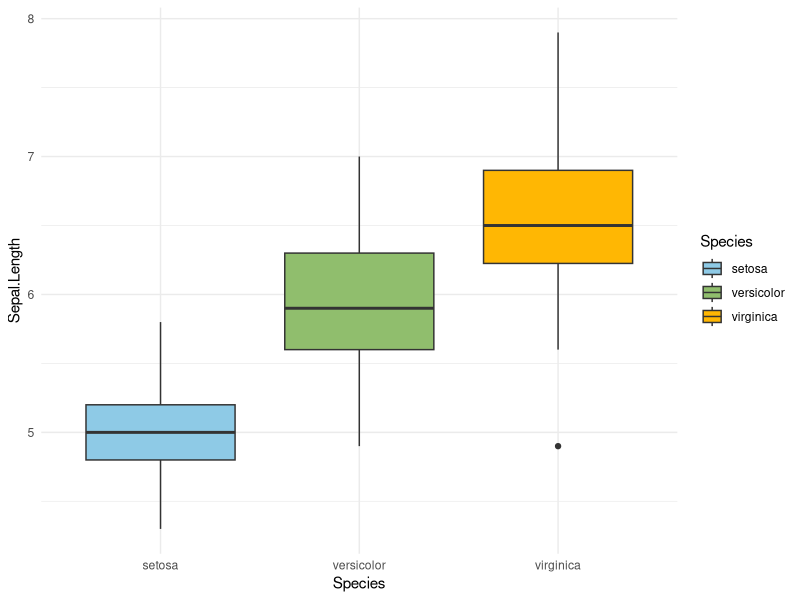
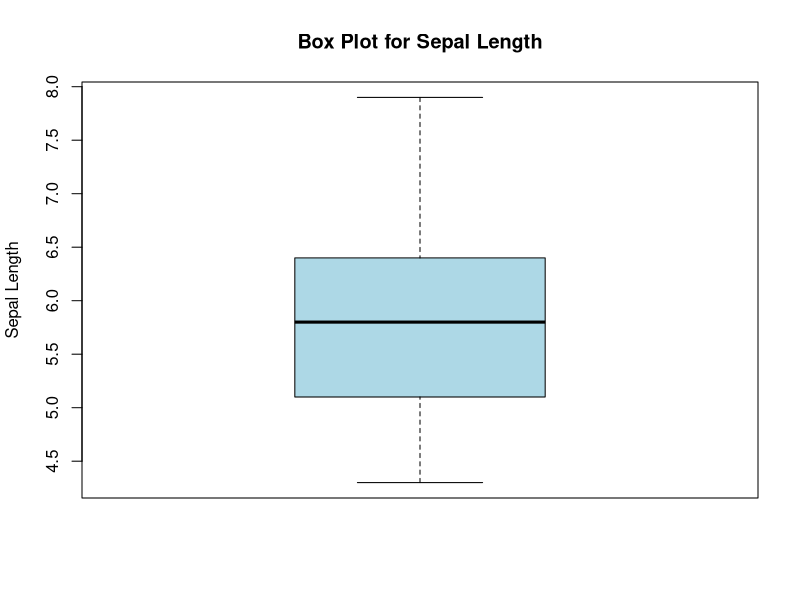
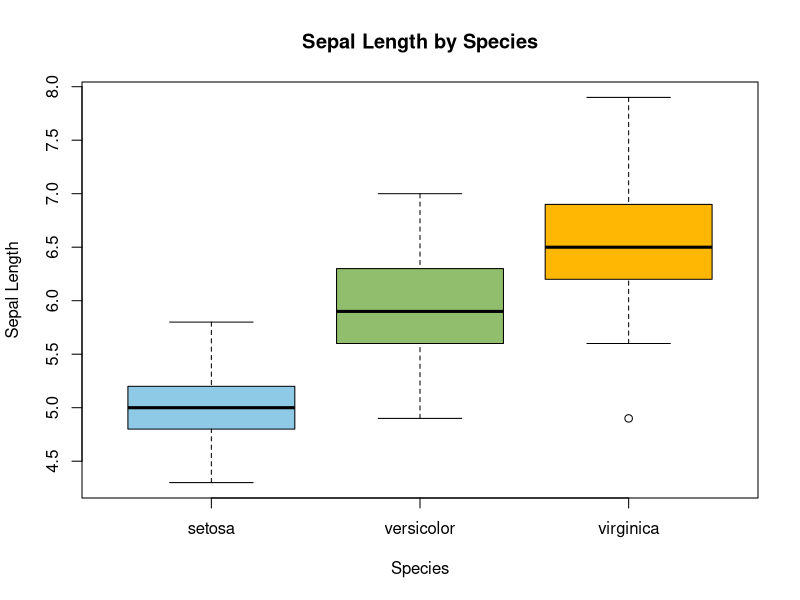
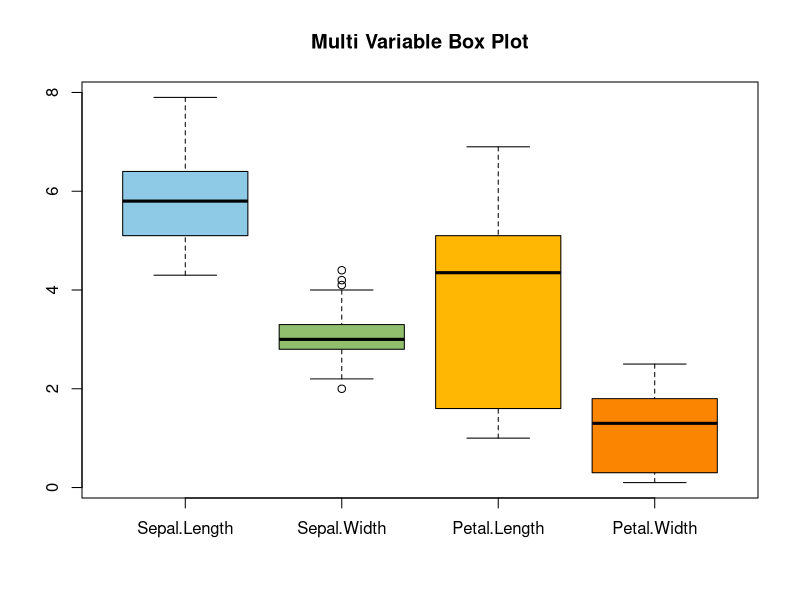
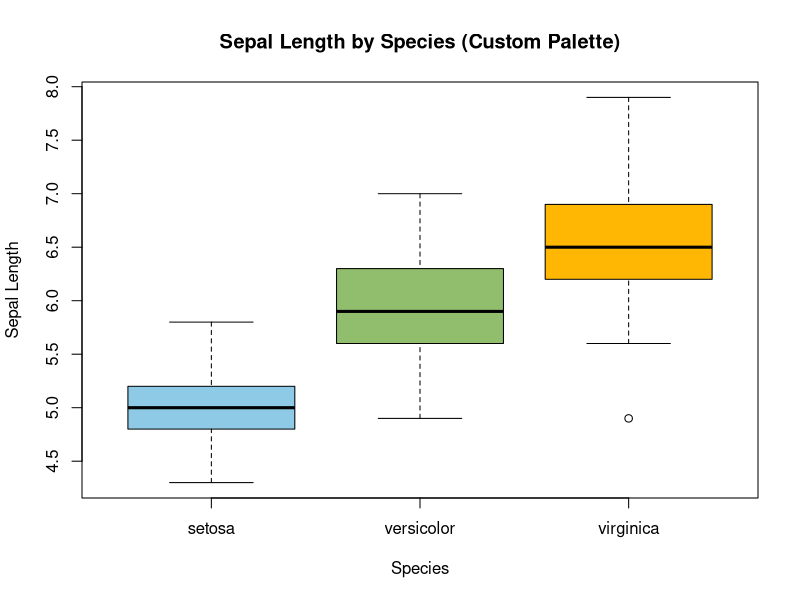
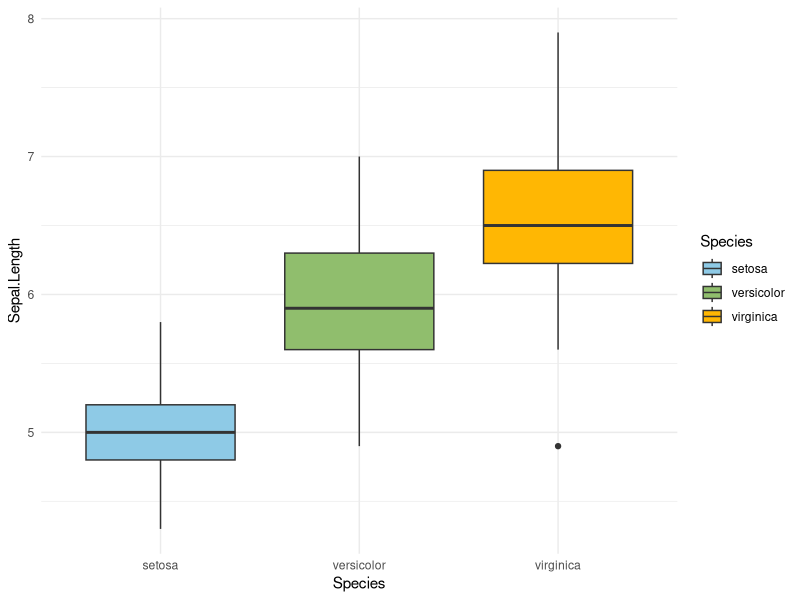

These charts were generated, in order, by the following R code:
# DV Lab – Week 04 A
# Name: V. Prabhas Mallik
# Roll No: 23A91A61I9

# Load the Data
data(iris)

# Understand the data
str(iris)
View(iris)
class(iris)
?iris

# ---------------- Base R Boxplots ----------------

# 1️⃣ Basic Box plot
png("plots/week4A_plot-1.png")
boxplot(iris$Sepal.Length,
        main = "Box Plot for Sepal Length",
        ylab = "Sepal Length",
        col = "lightblue")
dev.off()

# 2️⃣ Grouped Box Plot (Eye-friendly colors)
png("plots/week4A_plot-2.png")
boxplot(Sepal.Length ~ Species,
        data = iris,
        main = "Sepal Length by Species",
        xlab = "Species",
        ylab = "Sepal Length",
        col = c("#8ECae6", "#90BE6D", "#FFB703"))
dev.off()

# 3️⃣ Multi-Variable Box Plot
png("plots/week4A_plot-3.png")
boxplot(iris[, 1:4],
        main = "Multi Variable Box Plot",
        col = c("#8ECae6", "#90BE6D", "#FFB703", "#FB8500"))
dev.off()

# Custom Color Palette
species_colors <- c(
  "setosa" = "#8ECae6",
  "versicolor" = "#90BE6D",
  "virginica" = "#FFB703"
)

# 4️⃣ Custom Palette Box Plot
png("plots/week4A_plot-4.png")
boxplot(Sepal.Length ~ Species,
        data = iris,
        col = species_colors,
        main = "Sepal Length by Species (Custom Palette)",
        xlab = "Species",
        ylab = "Sepal Length")
dev.off()

# ---------------- GGplot2 ----------------

library(ggplot2)

# 5️⃣ ggplot Boxplot
p1 <- ggplot(iris, aes(x = Species, y = Sepal.Length, fill = Species)) +
  geom_boxplot() +
  scale_fill_manual(values = species_colors) +
  theme_minimal()

p1

ggsave("plots/week4A_plot-5.png", plot = p1)